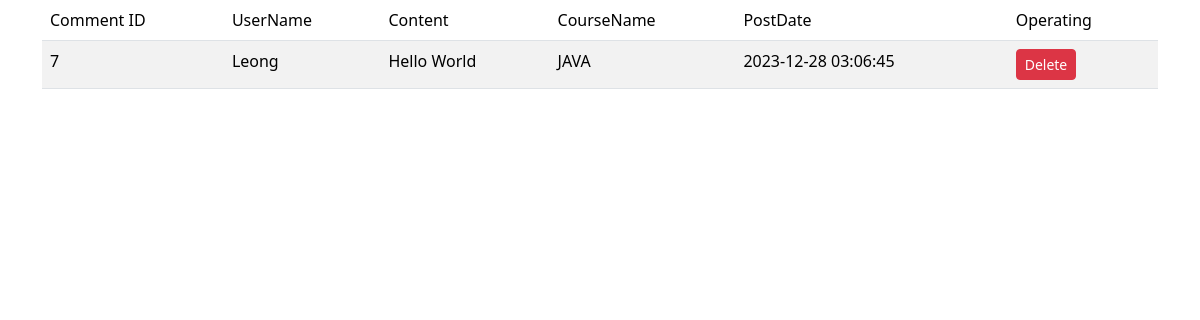
Page /Website/Dashboard/Comment/Comment.php on the committed database.
### tables this page shows
CREATE TABLE `comments` (
  `CommentID` int NOT NULL,
  `UserID` int DEFAULT NULL,
  `UserName` varchar(100) DEFAULT NULL,
  `CourseName` varchar(100) DEFAULT NULL,
  `Content` varchar(100) DEFAULT NULL,
  `PostDate` varchar(100) DEFAULT NULL
);

### Website/Dashboard/Comment/Comment.php (the view, shortened to what this page needs)
<!DOCTYPE html>
<html lang="en">
<head>
    <link href="https://cdn.jsdelivr.net/npm/bootstrap@5.3.2/dist/css/bootstrap.min.css" rel="stylesheet"
>
</head>
<body>
    <div class="container">
        <form action="" method="post" name="indexf">
            <table class="table table-striped">
                <thead>
                    <tr>
                        <td>Comment ID</td>
                        <td>UserName</td>
                        <td>Content</td>
                        <td>CourseName</td>
                        <td>PostDate</td>
                        <td>Operating</td>
                    </tr>
                </thead>
                <tbody>
                    <?php
                    include '../../ConnectDB.php';
                    $sql = "SELECT * FROM comments";
                    $result = $conn->query($sql);
                    while ($row = $result->fetch_assoc()) {
                        echo " <tr>
                                    <td>$row[CommentID]</td>
                                    <td>$row[UserName]</td>
                                    <td>$row[Content]</td>
                                    <td>$row[CourseName]</td>
                                    <td>$row[PostDate]</td>
                                    <td>
                                        <a href='comment-delete.php?CommentID=$row[CommentID]' class='btn btn-danger btn-sm'>Delete</a>
                                    </td>
                                </tr>";
                    }
                    ?>
                </tbody>
            </table>
        </form>
    </div>
</body>
</html>

### rows in the picture
comments: CommentID "7", UserName "Leong", Content "Hello World", CourseName "JAVA", PostDate "2023-12-28 03:06:45"
